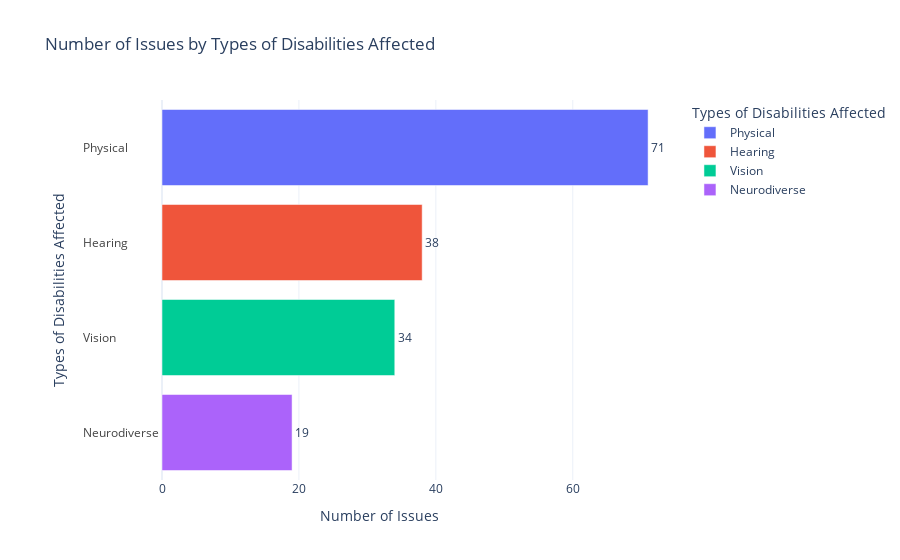

The notebook cell saved with this chart:
### Code cell
# Create fig_m3 (Horizontal Bar Chart)
fig_m3 = px.bar(
    m3,
    x='Issues',
    y='Types_of_Disabilities_Affected',
    orientation='h',  # Horizontal bar chart
    text='Issues',  # Show issue numbers as text labels
    color='Types_of_Disabilities_Affected',  # Color by type
    labels={'Types_of_Disabilities_Affected': 'Types of Disabilities Affected', 'Issues': 'Number of Issues'},
    title='Number of Issues by Types of Disabilities Affected'
)

# Update layout for fig_m3
fig_m3.update_traces(textposition='outside')  # Position text labels outside of bars
fig_m3.update_layout(
    xaxis_title='Number of Issues',
    template='plotly_white',
    yaxis=dict(ticklabelposition="inside", automargin=True),  # Use automargin to create space
    # width=500,  # Set the width of the figure
    # height=400  # Optional: set height for better proportions
)

# Show the figure
fig_m3.show()

### Figure 1 — Plotly figure (JSON) as saved in the notebook; plotly's stock layout.template omitted (floating-point values rounded to 4 significant figures)
{"data": [{"alignmentgroup": "True", "hovertemplate": "Types of Disabilities Affected=%{y}<br>Number of Issues=%{text}<extra></extra>", "legendgroup": "Physical", "marker": {"color": "#636efa", "pattern": {"shape": ""}}, "name": "Physical", "offsetgroup": "Physical", "orientation": "h", "showlegend": true, "text": [71], "textposition": "outside", "type": "bar", "x": [71], "xaxis": "x", "y": ["Physical"], "yaxis": "y"}, {"alignmentgroup": "True", "hovertemplate": "Types of Disabilities Affected=%{y}<br>Number of Issues=%{text}<extra></extra>", "legendgroup": "Hearing", "marker": {"color": "#EF553B", "pattern": {"shape": ""}}, "name": "Hearing", "offsetgroup": "Hearing", "orientation": "h", "showlegend": true, "text": [38], "textposition": "outside", "type": "bar", "x": [38], "xaxis": "x", "y": ["Hearing"], "yaxis": "y"}, {"alignmentgroup": "True", "hovertemplate": "Types of Disabilities Affected=%{y}<br>Number of Issues=%{text}<extra></extra>", "legendgroup": "Vision", "marker": {"color": "#00cc96", "pattern": {"shape": ""}}, "name": "Vision", "offsetgroup": "Vision", "orientation": "h", "showlegend": true, "text": [34], "textposition": "outside", "type": "bar", "x": [34], "xaxis": "x", "y": ["Vision"], "yaxis": "y"}, {"alignmentgroup": "True", "hovertemplate": "Types of Disabilities Affected=%{y}<br>Number of Issues=%{text}<extra></extra>", "legendgroup": "Neurodiverse", "marker": {"color": "#ab63fa", "pattern": {"shape": ""}}, "name": "Neurodiverse", "offsetgroup": "Neurodiverse", "orientation": "h", "showlegend": true, "text": [19], "textposition": "outside", "type": "bar", "x": [19], "xaxis": "x", "y": ["Neurodiverse"], "yaxis": "y"}], "layout": {"barmode": "relative", "legend": {"title": {"text": "Types of Disabilities Affected"}, "tracegroupgap": 0}, "title": {"text": "Number of Issues by Types of Disabilities Affected"}, "xaxis": {"anchor": "y", "domain": [0, 1], "title": {"text": "Number of Issues"}}, "yaxis": {"anchor": "x", "automargin": true, "categoryarray": ["Neurodiverse", "Vision", "Hearing", "Physical"], "categoryorder": "array", "domain": [0, 1], "ticklabelposition": "inside", "title": {"text": "Types of Disabilities Affected"}}}}
